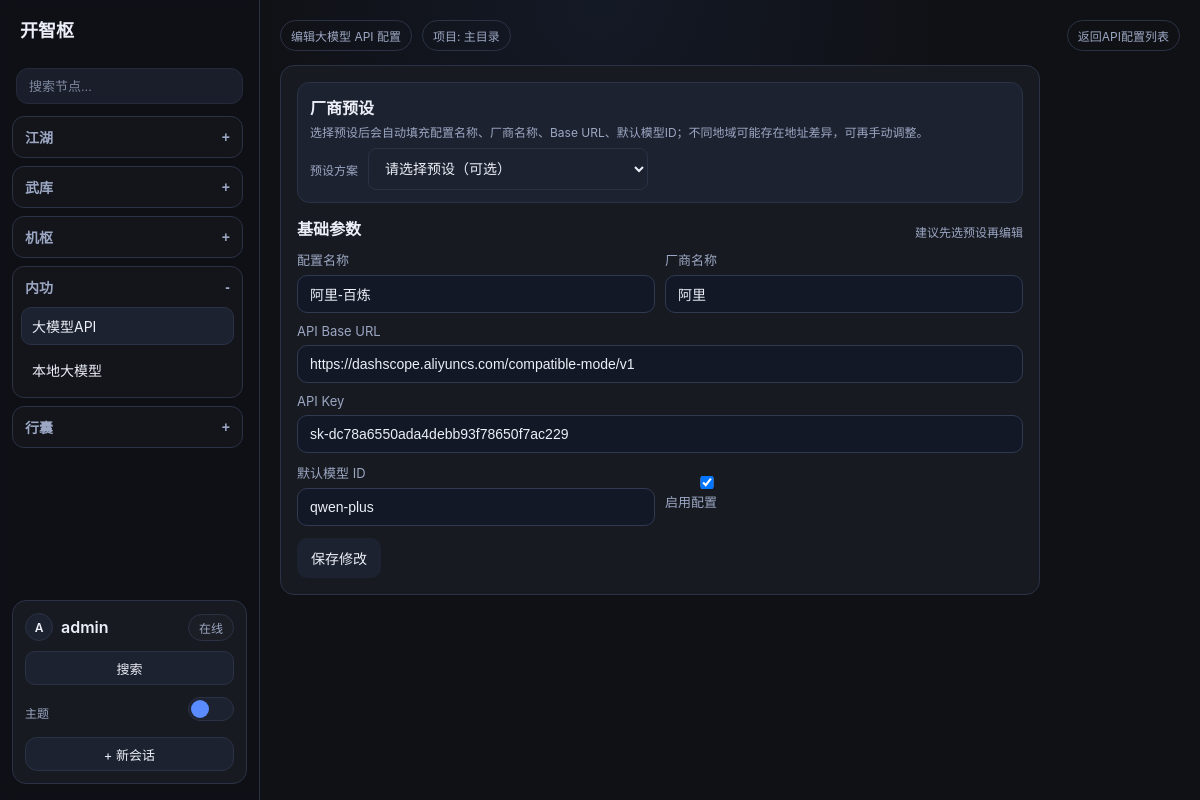
The app's page /models/api/1/edit/ (signed in) with its own data.
### collector/models.py (models this page shows, shortened)
class Project(models.Model):
    name = models.CharField(max_length=100, verbose_name="项目名称")
    path = models.CharField(max_length=500, verbose_name="项目路径", help_text="项目根目录路径，需求文档将保存到该目录下的 doc/01-or 文件夹")
    description = models.TextField(blank=True, verbose_name="项目描述")
    is_default = models.BooleanField(default=False, verbose_name="是否默认项目")
    llm_model = models.ForeignKey(
        LLMModel,
        on_delete=models.SET_NULL,
        null=True,
        blank=True,
        verbose_name="默认大模型",
        help_text="项目默认使用的大语言模型，不设置则使用系统默认模型"
    )
    created_by = models.ForeignKey(
        settings.AUTH_USER_MODEL,
        on_delete=models.CASCADE,
        related_name="projects",
        verbose_name="创建人",
    )
    created_at = models.DateTimeField(auto_now_add=True, verbose_name="创建时间")
    updated_at = models.DateTimeField(auto_now=True, verbose_name="更新时间")
    class Meta:
        ordering = ["-is_default", "-updated_at"]
        verbose_name = "项目"
        verbose_name_plural = "项目"

class LLMApiConfig(models.Model):
    name = models.CharField(max_length=100, verbose_name="配置名称")
    provider_name = models.CharField(max_length=100, verbose_name="厂商名称")
    base_url = models.CharField(max_length=300, blank=True, verbose_name="API Base URL")
    api_key = models.CharField(max_length=300, blank=True, verbose_name="API Key")
    default_model_id = models.CharField(max_length=120, blank=True, verbose_name="默认模型 ID")
    is_enabled = models.BooleanField(default=True, verbose_name="是否启用")
    created_by = models.ForeignKey(
        settings.AUTH_USER_MODEL,
        on_delete=models.CASCADE,
        related_name="llm_api_configs",
        verbose_name="创建人",
    )
    created_at = models.DateTimeField(auto_now_add=True, verbose_name="创建时间")
    updated_at = models.DateTimeField(auto_now=True, verbose_name="更新时间")
    class Meta:
        verbose_name = "大模型 API 配置"
        verbose_name_plural = "大模型 API 配置"
        ordering = ["-updated_at", "name"]
        constraints = [
            models.UniqueConstraint(fields=["created_by", "name"], name="uniq_user_llm_api_config_name"),
        ]

### collector/views.py (the view)
# urls.py: path("models/api/<int:config_id>/edit/", views.llm_api_config_edit, name="llm_api_config_edit"),
@login_required
def llm_api_config_edit(request, config_id):
    item = get_object_or_404(LLMApiConfig, id=config_id, created_by=request.user)
    if request.method == "POST":
        form = LLMApiConfigForm(request.POST, instance=item)
        if form.is_valid():
            form.save()
            messages.success(request, "大模型 API 配置已更新。")
            return redirect("llm_api_config_list")
    else:
        form = LLMApiConfigForm(instance=item)
    context = _build_chat_context(request)
    preset_items = _build_llm_api_presets_for_template()
    context.update(
        {
            "current_nav": "models_api",
            "llm_api_config_form": form,
            "llm_api_page_title": "编辑大模型 API 配置",
            "llm_api_submit_text": "保存修改",
            "llm_api_form_mode": "edit",
            "llm_api_config_obj": item,
            "llm_api_presets": preset_items,
        }
    )
    return render(request, "collector/llm_api_config_form.html", context)

### collector/forms.py
class ChatMessageForm(forms.Form):
    content = forms.CharField(
        label="消息内容",
        max_length=4000,
        widget=forms.Textarea(
            attrs={"rows": 4, "placeholder": "输入你的需求内容（Shift+Enter 换行），或使用麦克风语音输入"}
        ),
        required=False,  # 允许仅发送附件而不填写文本
    )
    attachment = forms.FileField(
        label="上传附件",
        required=False,
        widget=forms.ClearableFileInput(attrs={"style": "margin-top: 10px;"}),
    )

class LLMApiConfigForm(forms.ModelForm):
    class Meta:
        model = LLMApiConfig
        fields = ["name", "provider_name", "base_url", "api_key", "default_model_id", "is_enabled"]
        widgets = {
            "name": forms.TextInput(attrs={"class": "form-mindforge", "placeholder": "如：阿里-生产"}),
            "provider_name": forms.TextInput(attrs={"class": "form-mindforge", "placeholder": "如：阿里 / OpenAI"}),
            "base_url": forms.TextInput(attrs={"class": "form-mindforge", "placeholder": "如：https://dashscope.aliyuncs.com/compatible-mode/v1"}),
            "api_key": forms.TextInput(attrs={"class": "form-mindforge", "placeholder": "输入 API Key"}),
            "default_model_id": forms.TextInput(attrs={"class": "form-mindforge", "placeholder": "如：qwen-plus"}),
            "is_enabled": forms.CheckboxInput(attrs={"class": "form-check-input"}),
        }
        labels = {
            "name": "配置名称",
            "provider_name": "厂商名称",
            "base_url": "API Base URL",
            "api_key": "API Key",
            "default_model_id": "默认模型 ID",
            "is_enabled": "启用配置",
        }

### collector/models.py (called while the page is built)
    def get_allowed_agent_modules(self):
        return [item for item in self.allowed_agent_modules_text.split(",") if item]

    def get_allowed_control_modules(self):
        return [item for item in self.allowed_control_modules_text.split(",") if item]

    def get_allowed_toolsets(self):
        return [item for item in self.allowed_toolsets_text.split(",") if item]

    def get_allowed_control_components(self):
        return [item for item in self.allowed_control_components_text.split(",") if item]

    def get_allowed_control_functions(self):
        return [item for item in self.allowed_control_functions_text.split(",") if item]

### collector/views.py (called while the page is built)
def _normalize_mindforge_strategy(raw_value: str) -> str:
    key = str(raw_value or "").strip().lower()
    if key not in {"auto", "react", "cot", "plan_execute", "reflexion"}:
        return "auto"
    return key

### templates/collector/llm_api_config_form.html (shortened to what this page needs)
{% extends "base.html" %}
{% block content %}
<div class="app-shell app-shell-model-api-form">
    <aside class="sidebar sidebar-menu">
        {% include "collector/partials/sidebar_menu.html" %}
    </aside>
    <main class="main-panel">
        <div class="top-actions">
            <div class="top-actions-left">
                <span class="chip">{{ llm_api_page_title }}</span>
                {% if current_project %}
                <span class="chip" title="{{ current_project.path }}">项目: {{ current_project.name }}</span>
                {% endif %}
            </div>
            <div class="top-actions-right">
                <a class="chip" href="{% url 'llm_api_config_list' %}">返回API配置列表</a>
            </div>
        </div>
        <section class="panel model-form-card">
            <form method="post">
                <div class="model-form-preset-card">
                    <div><strong>厂商预设</strong></div>
                    <div class="meta" style="margin-top: 4px;">选择预设后会自动填充配置名称、厂商名称、Base URL、默认模型ID；不同地域可能存在地址差异，可再手动调整。</div>
                    <div class="model-form-preset-row">
                        <label for="llmPresetSelect" class="meta" style="margin: 0;">预设方案</label>
                        <select id="llmPresetSelect">
                            <option value="">请选择预设（可选）</option>
                        </select>
                    </div>
                </div>
                <div class="model-form-headline">
                    <h3>基础参数</h3>
                    <span class="meta">建议先选预设再编辑</span>
                </div>
                <div class="model-form-grid">
                    <div class="model-form-field">
                        <label for="{{ llm_api_config_form.name.id_for_label }}">配置名称</label>
                        {{ llm_api_config_form.name }}
                    </div>
                    <div class="model-form-field">
                        <label for="{{ llm_api_config_form.provider_name.id_for_label }}">厂商名称</label>
                        {{ llm_api_config_form.provider_name }}
                    </div>
                    <div class="model-form-field full">
                        <label for="{{ llm_api_config_form.base_url.id_for_label }}">API Base URL</label>
                        {{ llm_api_config_form.base_url }}
                    </div>
                    <div class="model-form-field full">
                        <label for="{{ llm_api_config_form.api_key.id_for_label }}">API Key</label>
                        {{ llm_api_config_form.api_key }}
                    </div>
                    <div class="model-form-field">
                        <label for="{{ llm_api_config_form.default_model_id.id_for_label }}">默认模型 ID</label>
                        {{ llm_api_config_form.default_model_id }}
                    </div>
                    <div class="model-form-field" style="display: flex; align-items: center;">
                        <label for="{{ llm_api_config_form.is_enabled.id_for_label }}">{{ llm_api_config_form.is_enabled }} 启用配置</label>
                    </div>
                </div>
                <div style="margin-top: 12px;">
                    <button type="submit">{{ llm_api_submit_text }}</button>
                </div>
            </form>
        </section>
    </main>
</div>
{% endblock %}

### templates/collector/partials/sidebar_menu.html (shortened to what this page needs)
<div class="brand" title="{{ menu_labels.system_name_hint }}">{{ menu_labels.system_name }}</div>
<div class="sidebar-search-shell">
    <input type="text" class="sidebar-search-input" placeholder="搜索节点..." aria-label="搜索节点（即将开放）" disabled>
</div>
<div class="menu-tree">
    <section class="menu-section is-open" data-menu-section>
        <button type="button" class="menu-section-toggle" data-menu-toggle>
            <span title="{{ menu_labels.chat_group_hint }}">{{ menu_labels.chat_group }}</span>
            <span class="menu-toggle-mark">-</span>
        </button>
    </section>
    <section class="menu-section {% if current_nav == 'agent_items' or current_nav == 'system_skills' or current_nav == 'system_rules' or current_nav == 'toolset_list' or current_nav == 'companions' %}is-open{% endif %}" data-menu-section>
        <button type="button" class="menu-section-toggle" data-menu-toggle>
            <span title="{{ menu_labels.agent_group_hint }}">{{ menu_labels.agent_group }}</span>
            <span class="menu-toggle-mark"></span>
        </button>
    </section>
    <section class="menu-section {% if control_active_module %}is-open{% endif %}" data-menu-section>
        <button type="button" class="menu-section-toggle" data-menu-toggle>
            <span title="{{ menu_labels.component_group_hint }}">{{ menu_labels.component_group }}</span>
            <span class="menu-toggle-mark">{% if control_active_module %}-{% else %}+{% endif %}</span>
        </button>
    </section>
    <section class="menu-section {% if current_nav == 'models_api' or current_nav == 'models_local' %}is-open{% endif %}" data-menu-section>
        <button type="button" class="menu-section-toggle" data-menu-toggle>
            <span>{{ menu_labels.model_group }}</span>
            <span class="menu-toggle-mark">{% if current_nav == 'models_api' or current_nav == 'models_local' %}-{% else %}+{% endif %}</span>
        </button>
        <div class="menu-section-body">
            <a class="menu-item-link {% if current_nav == 'models_api' %}active{% endif %}" href="{% url 'llm_api_config_list' %}">大模型API</a>
            <a class="menu-item-link {% if current_nav == 'models_local' %}active{% endif %}" href="{% url 'local_llm_config_list' %}">本地大模型</a>
        </div>
    </section>
    <section class="menu-section {% if current_nav == 'settings_projects' or current_nav == 'settings_requirements' or current_nav == 'settings_profile' or current_nav == 'settings_admin' %}is-open{% endif %}" data-menu-section>
        <button type="button" class="menu-section-toggle" data-menu-toggle>
            <span>{{ menu_labels.settings_group }}</span>
            <span class="menu-toggle-mark">{% if current_nav == 'settings_projects' or current_nav == 'settings_requirements' or current_nav == 'settings_profile' or current_nav == 'settings_admin' %}-{% else %}+{% endif %}</span>
        </button>
    </section>
</div>
<div class="panel user-card">
    <div class="user-top-row">
        <a class="user-profile-link" href="{% url 'profile_settings' %}" title="进入个人设置">
            <span class="user-avatar" aria-hidden="true">{{ request.user.username|first|upper }}</span>
            <span class="user-name">{{ request.user.username }}</span>
        </a>
        <span class="user-status-chip">在线</span>
    </div>
    <a class="sidebar-search-btn {% if current_nav == 'capability_search' %}active{% endif %}" href="{% url 'capability_search' %}">搜索</a>
    <form action="{% url 'system_settings' %}" method="post" class="user-theme-form" style="margin-top: 12px;">
        <span class="meta" style="margin: 0;">主题</span>
        <label class="sidebar-theme-toggle" for="sidebarThemeToggle">
            <span class="sidebar-theme-slider"></span>
        </label>
    </form>
    <div class="sidebar-bottom-actions">
        <a class="sidebar-new-session-btn" href="{% url 'session_create' %}">+ 新会话</a>
    </div>
</div>

### templates/base.html (style rules this page uses)
:root { --bg: #0f1115; --bg-top: #141926; --panel: #171a21; --panel-2: #1d2230; --text: #eceff7; --muted: #9ca7c3; --line: #2b3245; --primary: #5b8cff; --primary-hover: #4f7ff3; --link: #9ec1ff; --sidebar-bg: rgba(14, 17, 24, 0.72); --delete-hover-bg: rgba(255, 255, 255, 0.1); --bubble-assistant-bg: linear-gradient(180deg, #20273a, #1b2131); --bubble-assistant-border: #313a52; --bubble-user-bg: linear-gradient(180deg, #2a3657, #222d49); --bubble-user-border: #40527f; --voice-transcript-bg: rgba(255, 255, 255, 0.03); --input-shell-border: #d9dbe2; --input-shell-bg: #f7f8fa; --input-shell-text: #1f2533; --input-shell-hover-bg: rgba(0, 0, 0, 0.06); --input-shell-active-bg: rgba(0, 0, 0, 0.1); --form-control-bg: #121826; --form-control-border: #313a52; --menu-section-bg: rgba(255, 255, 255, 0.02); --menu-section-hover-bg: rgba(255, 255, 255, 0.04); --menu-item-add-bg: rgba(255, 255, 255, 0.02); --user-chip-bg: rgba(255, 255, 255, 0.02); --button-bg: var(--panel-2); --button-hover-bg: #232a3a; --button-text: var(--text); }
* { box-sizing: border-box; }
body { margin: 0; background: radial-gradient(circle at top, var(--bg-top) 0, var(--bg) 35%); color: var(--text); font-family: -apple-system, BlinkMacSystemFont, "Segoe UI", sans-serif; min-height: 100vh; overflow: hidden; }
a { color: var(--link); text-decoration: none; }
.app-shell { display: grid; grid-template-columns: 280px 1fr; height: 100vh; }
.sidebar { border-right: 1px solid var(--line); background: var(--sidebar-bg); padding: 16px 12px; backdrop-filter: blur(4px); height: 100vh; overflow-x: visible; overflow-y: hidden; display: flex; flex-direction: column; position: relative; z-index: 20; }
.brand { font-weight: 700; font-size: 18px; margin-bottom: 16px; padding: 0 8px; }
.main-panel { padding: 20px; display: flex; flex-direction: column; height: 100vh; overflow: hidden; position: relative; z-index: 1; }
.top-actions { display: flex; gap: 10px; align-items: center; justify-content: space-between; margin-bottom: 14px; }
.top-actions-left, .top-actions-right { display: flex; gap: 10px; align-items: center; }
.chip { border: 1px solid var(--line); border-radius: 999px; padding: 6px 10px; color: var(--muted); font-size: 12px; }
.panel { background: var(--panel); border: 1px solid var(--line); border-radius: 14px; padding: 16px; }
.meta { color: var(--muted); font-size: 12px; margin-top: 8px; }
select, input, textarea, button { background-color: var(--panel-2); color: var(--text); border: 1px solid var(--line); border-radius: 8px; padding: 10px; font-size: 14px; }
button { cursor: pointer; background-color: var(--button-bg); color: var(--button-text); }
label { color: var(--muted); font-size: 13px; display: block; margin-bottom: 6px; }
input, textarea { width: 100%; background: var(--form-control-bg); border: 1px solid var(--form-control-border); color: var(--text); border-radius: 10px; padding: 10px 12px; }
button { border: none; border-radius: 10px; background: var(--button-bg); color: var(--button-text); padding: 10px 14px; cursor: pointer; }

### records on screen
Project: name "主目录"
LLMApiConfig: name "阿里-百炼", provider_name "阿里", base_url "https://dashscope.aliyuncs.com/compatible-mode/v1", api_key "sk-dc78a6550ada4debb93f78650f7ac229", default_model_id "qwen-plus", is_enabled "☑"

### other values on screen
{{ menu_labels.system_name }} "开智枢"
{{ menu_labels.chat_group }} "江湖"
{{ menu_labels.agent_group }} "武库"
{{ menu_labels.component_group }} "机枢"
{{ menu_labels.model_group }} "内功"
{{ menu_labels.settings_group }} "行囊"
{{ request.user.username|first|upper }} "A"
{{ request.user.username }} "admin"
{{ llm_api_page_title }} "编辑大模型 API 配置"
{{ llm_api_submit_text }} "保存修改"
